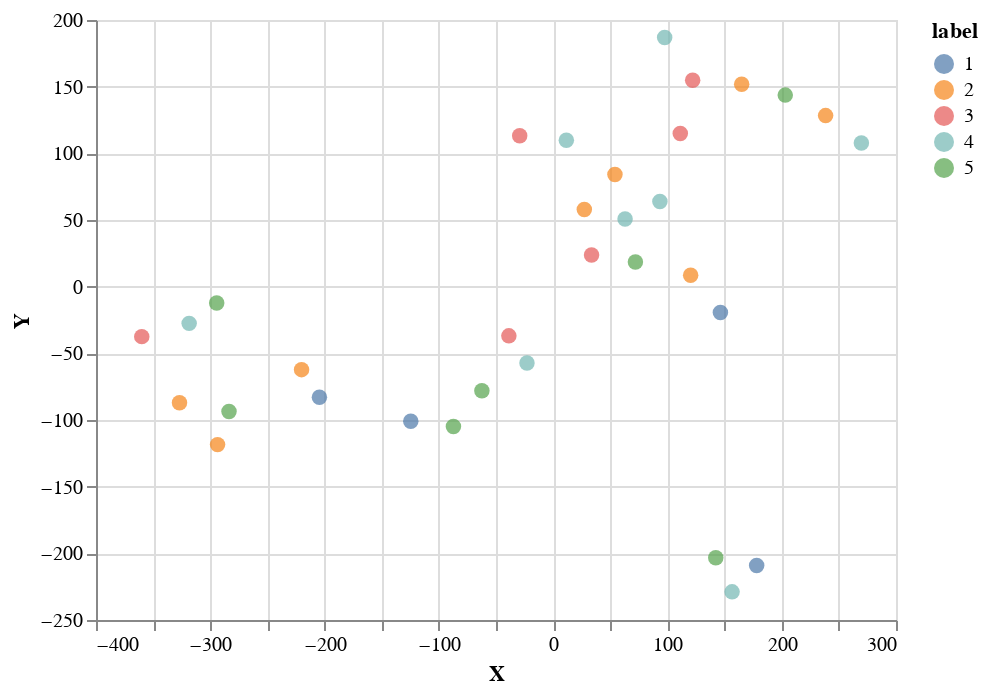
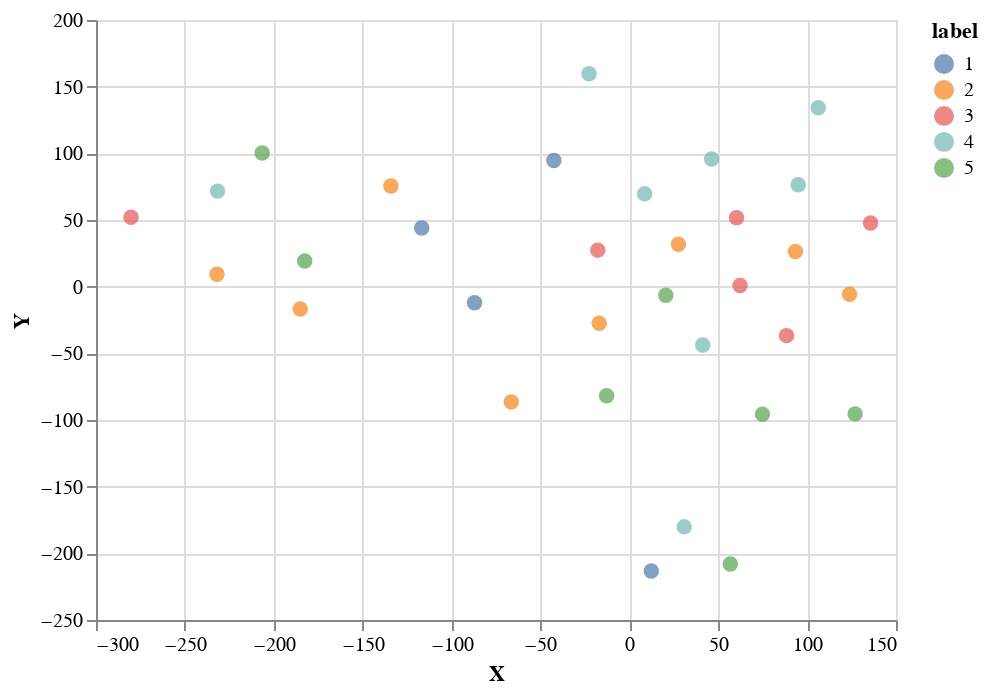
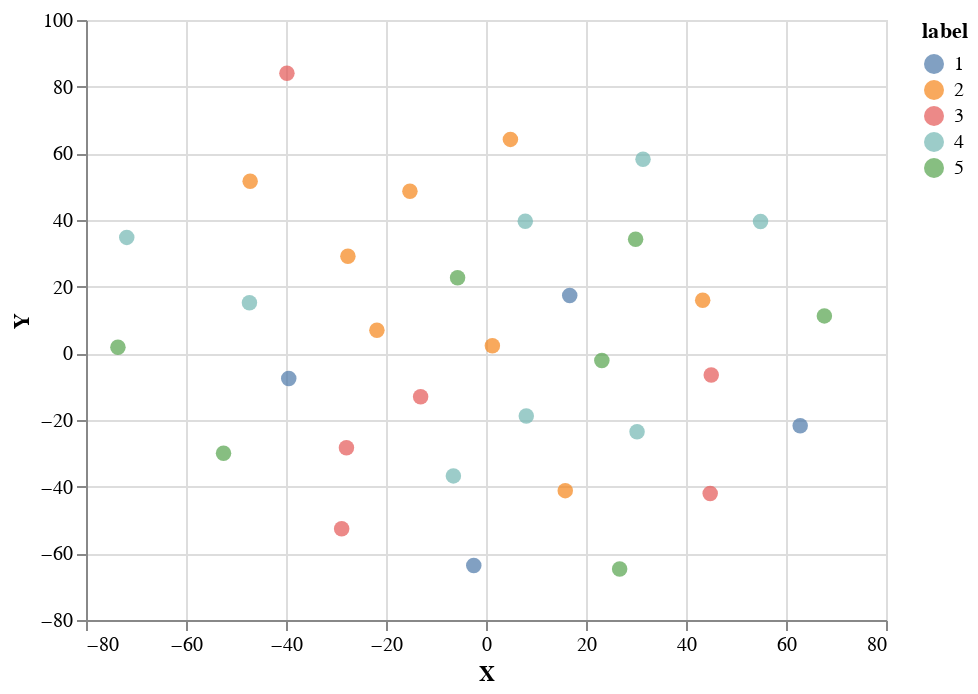
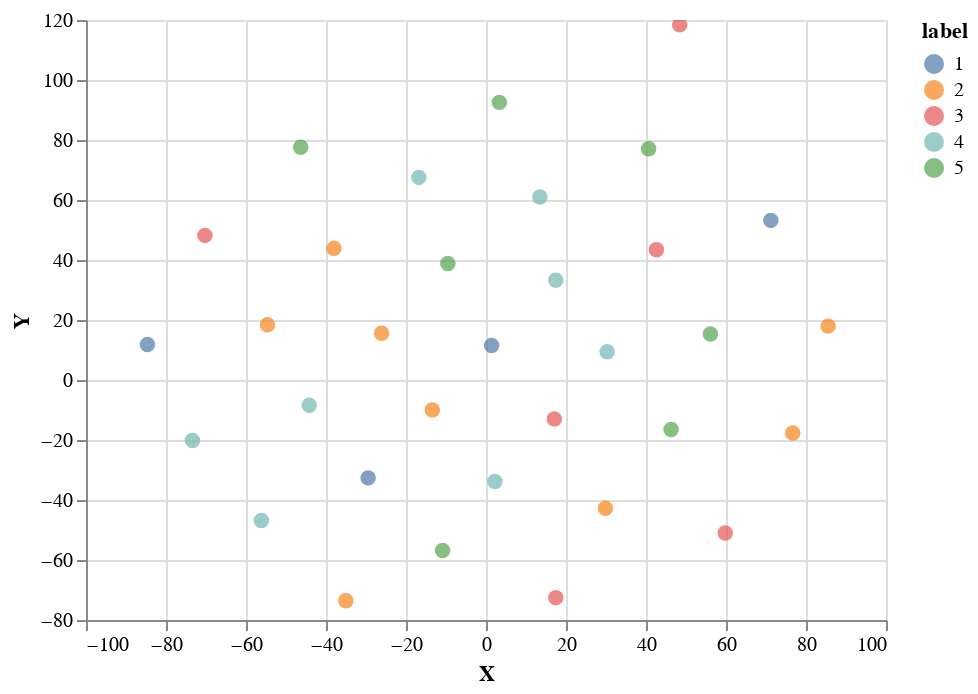

Notebook source saved alongside these figures, in order:
### Code cell
perplexity = [5, 15, 30, 35, 40, 45, 50, 60]

for p in perplexity:
    print("Perplexity {}".format(p))
    r = reduce_dim(p)
    create_plot(r, label)

### Figure 1 — Vega-Lite specification as saved in the notebook (floating-point values rounded to 4 significant figures)
{"$schema": "https://vega.github.io/schema/vega-lite/v2.6.0.json", "config": {"view": {"height": 300, "width": 400}}, "data": {"name": "data-d23ac92ef559fb124dca520dd3923ea4"}, "datasets": {"data-d23ac92ef559fb124dca520dd3923ea4": [{"X": -124.6, "Y": -100.9, "label": "1"}, {"X": 178.1, "Y": -209.1, "label": "1"}, {"X": -204.5, "Y": -82.89, "label": "1"}, {"X": 146.4, "Y": -19.45, "label": "1"}, {"X": 27.28, "Y": 57.82, "label": "2"}, {"X": -326.9, "Y": -87.13, "label": "2"}, {"X": -293.6, "Y": -118.5, "label": "2"}, {"X": 238.4, "Y": 128.3, "label": "2"}, {"X": -220.1, "Y": -62.22, "label": "2"}, {"X": 54.07, "Y": 84.19, "label": "2"}, {"X": 165.0, "Y": 151.7, "label": "2"}, {"X": 120.3, "Y": 8.542, "label": "2"}, {"X": -29.26, "Y": 113.3, "label": "3"}, {"X": 122.1, "Y": 154.8, "label": "3"}, {"X": -38.75, "Y": -36.9, "label": "3"}, {"X": 33.6, "Y": 23.76, "label": "3"}, {"X": 111.2, "Y": 114.9, "label": "3"}, {"X": -359.9, "Y": -37.47, "label": "3"}, {"X": 93.41, "Y": 63.9, "label": "4"}, {"X": 62.94, "Y": 50.71, "label": "4"}, {"X": -318.5, "Y": -27.53, "label": "4"}, {"X": 11.56, "Y": 109.8, "label": "4"}, {"X": 97.57, "Y": 186.8, "label": "4"}, {"X": -22.9, "Y": -57.27, "label": "4"}, {"X": 156.6, "Y": -228.9, "label": "4"}, {"X": 269.7, "Y": 107.8, "label": "4"}, {"X": 71.98, "Y": 18.5, "label": "5"}, {"X": -294.4, "Y": -12.21, "label": "5"}, {"X": -283.6, "Y": -93.63, "label": "5"}, {"X": -87.25, "Y": -104.9, "label": "5"}, {"X": 203.1, "Y": 143.7, "label": "5"}, {"X": 142.3, "Y": -203.3, "label": "5"}, {"X": -62.35, "Y": -78.11, "label": "5"}]}, "encoding": {"color": {"field": "label", "type": "nominal"}, "x": {"field": "X", "type": "quantitative"}, "y": {"field": "Y", "type": "quantitative"}}, "mark": {"size": 60, "type": "circle"}, "selection": {"selector001": {"bind": "scales", "encodings": ["x", "y"], "mark": {"fill": "#333", "fillOpacity": 0.125, "stroke": "white"}, "on": "[mousedown, window:mouseup] > window:mousemove!", "resolve": "global", "translate": "[mousedown, window:mouseup] > window:mousemove!", "type": "interval", "zoom": "wheel!"}}}

### Figure 2 — Vega-Lite specification as saved in the notebook (floating-point values rounded to 4 significant figures)
{"$schema": "https://vega.github.io/schema/vega-lite/v2.6.0.json", "config": {"view": {"height": 300, "width": 400}}, "data": {"name": "data-975341754f2d76f487ffa3cdc378ea2e"}, "datasets": {"data-975341754f2d76f487ffa3cdc378ea2e": [{"X": -87.08, "Y": -12.04, "label": "1"}, {"X": 12.35, "Y": -213.3, "label": "1"}, {"X": -116.8, "Y": 43.95, "label": "1"}, {"X": -42.44, "Y": 94.69, "label": "1"}, {"X": 93.44, "Y": 26.38, "label": "2"}, {"X": -232.0, "Y": 9.312, "label": "2"}, {"X": -185.1, "Y": -16.74, "label": "2"}, {"X": -66.39, "Y": -86.42, "label": "2"}, {"X": -134.1, "Y": 75.52, "label": "2"}, {"X": 123.9, "Y": -5.706, "label": "2"}, {"X": -16.95, "Y": -27.46, "label": "2"}, {"X": 27.6, "Y": 31.78, "label": "2"}, {"X": -17.75, "Y": 27.39, "label": "3"}, {"X": 135.7, "Y": 47.82, "label": "3"}, {"X": 88.41, "Y": -36.72, "label": "3"}, {"X": 62.26, "Y": 0.8389, "label": "3"}, {"X": 60.29, "Y": 51.74, "label": "3"}, {"X": -280.3, "Y": 52.14, "label": "3"}, {"X": 95.02, "Y": 76.41, "label": "4"}, {"X": 41.28, "Y": -43.7, "label": "4"}, {"X": -231.6, "Y": 71.66, "label": "4"}, {"X": 8.619, "Y": 69.6, "label": "4"}, {"X": 106.2, "Y": 134.2, "label": "4"}, {"X": 46.26, "Y": 95.74, "label": "4"}, {"X": 30.84, "Y": -180.1, "label": "4"}, {"X": -22.67, "Y": 159.7, "label": "4"}, {"X": 20.52, "Y": -6.488, "label": "5"}, {"X": -206.5, "Y": 100.3, "label": "5"}, {"X": -182.6, "Y": 19.17, "label": "5"}, {"X": 127.0, "Y": -95.42, "label": "5"}, {"X": -12.79, "Y": -81.85, "label": "5"}, {"X": 56.8, "Y": -208.1, "label": "5"}, {"X": 74.88, "Y": -95.7, "label": "5"}]}, "encoding": {"color": {"field": "label", "type": "nominal"}, "x": {"field": "X", "type": "quantitative"}, "y": {"field": "Y", "type": "quantitative"}}, "mark": {"size": 60, "type": "circle"}, "selection": {"selector002": {"bind": "scales", "encodings": ["x", "y"], "mark": {"fill": "#333", "fillOpacity": 0.125, "stroke": "white"}, "on": "[mousedown, window:mouseup] > window:mousemove!", "resolve": "global", "translate": "[mousedown, window:mouseup] > window:mousemove!", "type": "interval", "zoom": "wheel!"}}}

### Figure 3 — Vega-Lite specification as saved in the notebook (floating-point values rounded to 4 significant figures)
{"$schema": "https://vega.github.io/schema/vega-lite/v2.6.0.json", "config": {"view": {"height": 300, "width": 400}}, "data": {"name": "data-9230a13dd9a0eb34dd0eb5dd52fe9bd4"}, "datasets": {"data-9230a13dd9a0eb34dd0eb5dd52fe9bd4": [{"X": -39.45, "Y": -7.566, "label": "1"}, {"X": -2.446, "Y": -63.64, "label": "1"}, {"X": 16.75, "Y": 17.36, "label": "1"}, {"X": 62.84, "Y": -21.75, "label": "1"}, {"X": 4.882, "Y": 64.18, "label": "2"}, {"X": -47.17, "Y": 51.64, "label": "2"}, {"X": 43.34, "Y": 15.9, "label": "2"}, {"X": -15.22, "Y": 48.65, "label": "2"}, {"X": -21.82, "Y": 6.954, "label": "2"}, {"X": 1.275, "Y": 2.271, "label": "2"}, {"X": -27.62, "Y": 29.13, "label": "2"}, {"X": 15.85, "Y": -41.19, "label": "2"}, {"X": 45.05, "Y": -6.505, "label": "3"}, {"X": -28.87, "Y": -52.64, "label": "3"}, {"X": -13.07, "Y": -13.05, "label": "3"}, {"X": -27.91, "Y": -28.32, "label": "3"}, {"X": 44.84, "Y": -42.07, "label": "3"}, {"X": -39.81, "Y": 84.03, "label": "3"}, {"X": 30.21, "Y": -23.53, "label": "4"}, {"X": 31.41, "Y": 58.2, "label": "4"}, {"X": -71.85, "Y": 34.78, "label": "4"}, {"X": 8.057, "Y": -18.79, "label": "4"}, {"X": 7.852, "Y": 39.64, "label": "4"}, {"X": 54.91, "Y": 39.55, "label": "4"}, {"X": -47.31, "Y": 15.17, "label": "4"}, {"X": -6.52, "Y": -36.77, "label": "4"}, {"X": -5.684, "Y": 22.7, "label": "5"}, {"X": -73.61, "Y": 1.82, "label": "5"}, {"X": 67.67, "Y": 11.24, "label": "5"}, {"X": -52.5, "Y": -29.96, "label": "5"}, {"X": 29.92, "Y": 34.21, "label": "5"}, {"X": 26.73, "Y": -64.69, "label": "5"}, {"X": 23.17, "Y": -2.127, "label": "5"}]}, "encoding": {"color": {"field": "label", "type": "nominal"}, "x": {"field": "X", "type": "quantitative"}, "y": {"field": "Y", "type": "quantitative"}}, "mark": {"size": 60, "type": "circle"}, "selection": {"selector003": {"bind": "scales", "encodings": ["x", "y"], "mark": {"fill": "#333", "fillOpacity": 0.125, "stroke": "white"}, "on": "[mousedown, window:mouseup] > window:mousemove!", "resolve": "global", "translate": "[mousedown, window:mouseup] > window:mousemove!", "type": "interval", "zoom": "wheel!"}}}

### Figure 4 — Vega-Lite specification as saved in the notebook (floating-point values rounded to 4 significant figures)
{"$schema": "https://vega.github.io/schema/vega-lite/v2.6.0.json", "config": {"view": {"height": 300, "width": 400}}, "data": {"name": "data-f46a42f6eb3c5cef95db1e25f9dedb61"}, "datasets": {"data-f46a42f6eb3c5cef95db1e25f9dedb61": [{"X": 1.408, "Y": 11.53, "label": "1"}, {"X": -84.65, "Y": 11.8, "label": "1"}, {"X": -29.47, "Y": -32.63, "label": "1"}, {"X": 71.21, "Y": 53.2, "label": "1"}, {"X": -38.02, "Y": 43.88, "label": "2"}, {"X": -54.64, "Y": 18.38, "label": "2"}, {"X": 76.69, "Y": -17.66, "label": "2"}, {"X": -35.05, "Y": -73.56, "label": "2"}, {"X": 85.54, "Y": 17.96, "label": "2"}, {"X": -13.43, "Y": -10.01, "label": "2"}, {"X": -26.1, "Y": 15.6, "label": "2"}, {"X": 29.86, "Y": -42.76, "label": "2"}, {"X": 42.6, "Y": 43.43, "label": "3"}, {"X": 17.08, "Y": -13.0, "label": "3"}, {"X": -70.27, "Y": 48.2, "label": "3"}, {"X": 48.42, "Y": 118.4, "label": "3"}, {"X": 59.81, "Y": -50.98, "label": "3"}, {"X": 17.45, "Y": -72.55, "label": "3"}, {"X": -44.2, "Y": -8.42, "label": "4"}, {"X": 13.48, "Y": 61.01, "label": "4"}, {"X": 17.46, "Y": 33.27, "label": "4"}, {"X": 30.29, "Y": 9.434, "label": "4"}, {"X": -16.79, "Y": 67.53, "label": "4"}, {"X": 2.221, "Y": -33.86, "label": "4"}, {"X": -56.15, "Y": -46.86, "label": "4"}, {"X": -73.39, "Y": -20.14, "label": "4"}, {"X": -9.534, "Y": 38.86, "label": "5"}, {"X": 46.27, "Y": -16.52, "label": "5"}, {"X": -10.86, "Y": -56.81, "label": "5"}, {"X": -46.33, "Y": 77.61, "label": "5"}, {"X": 3.336, "Y": 92.54, "label": "5"}, {"X": 56.09, "Y": 15.34, "label": "5"}, {"X": 40.66, "Y": 77.09, "label": "5"}]}, "encoding": {"color": {"field": "label", "type": "nominal"}, "x": {"field": "X", "type": "quantitative"}, "y": {"field": "Y", "type": "quantitative"}}, "mark": {"size": 60, "type": "circle"}, "selection": {"selector004": {"bind": "scales", "encodings": ["x", "y"], "mark": {"fill": "#333", "fillOpacity": 0.125, "stroke": "white"}, "on": "[mousedown, window:mouseup] > window:mousemove!", "resolve": "global", "translate": "[mousedown, window:mouseup] > window:mousemove!", "type": "interval", "zoom": "wheel!"}}}
